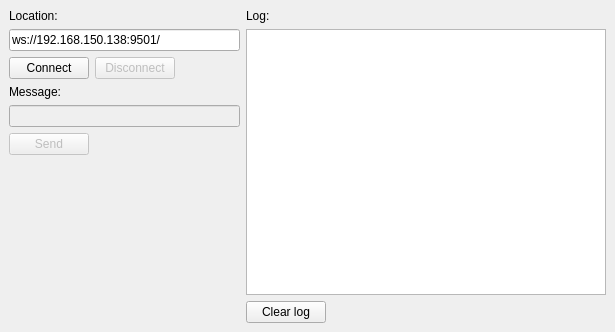
<?xml version="1.0" encoding="UTF-8"?>
<ui version="4.0">
 <class>MainWindow</class>
 <widget class="QMainWindow" name="MainWindow">
  <property name="geometry">
   <rect>
    <x>0</x>
    <y>0</y>
    <width>615</width>
    <height>332</height>
   </rect>
  </property>
  <property name="windowTitle">
   <string>Qwebsocket</string>
  </property>
  <widget class="QWidget" name="centralwidget">
   <layout class="QHBoxLayout" name="horizontalLayout_3">
    <item>
     <layout class="QVBoxLayout" name="verticalLayout">
      <item>
       <widget class="QLabel" name="label">
        <property name="text">
         <string>Location:</string>
        </property>
       </widget>
      </item>
      <item>
       <widget class="QLineEdit" name="location">
        <property name="text">
         <string>ws://192.168.150.138:9501/</string>
        </property>
       </widget>
      </item>
      <item>
       <layout class="QHBoxLayout" name="horizontalLayout">
        <property name="spacing">
         <number>6</number>
        </property>
        <property name="leftMargin">
         <number>0</number>
        </property>
        <item>
         <widget class="QPushButton" name="connectButton">
          <property name="text">
           <string>Connect</string>
          </property>
         </widget>
        </item>
        <item>
         <widget class="QPushButton" name="disconnectButton">
          <property name="enabled">
           <bool>false</bool>
          </property>
          <property name="text">
           <string>Disconnect</string>
          </property>
         </widget>
        </item>
        <item>
         <spacer name="horizontalSpacer">
          <property name="orientation">
           <enum>Qt::Horizontal</enum>
          </property>
          <property name="sizeHint" stdset="0">
           <size>
            <width>40</width>
            <height>20</height>
           </size>
          </property>
         </spacer>
        </item>
       </layout>
      </item>
      <item>
       <widget class="QLabel" name="label_2">
        <property name="text">
         <string>Message:</string>
        </property>
       </widget>
      </item>
      <item>
       <widget class="QLineEdit" name="message">
        <property name="enabled">
         <bool>false</bool>
        </property>
       </widget>
      </item>
      <item>
       <layout class="QHBoxLayout" name="horizontalLayout_4">
        <item>
         <widget class="QPushButton" name="sendButton">
          <property name="enabled">
           <bool>false</bool>
          </property>
          <property name="text">
           <string>Send</string>
          </property>
         </widget>
        </item>
        <item>
         <spacer name="horizontalSpacer_3">
          <property name="orientation">
           <enum>Qt::Horizontal</enum>
          </property>
          <property name="sizeHint" stdset="0">
           <size>
            <width>40</width>
            <height>20</height>
           </size>
          </property>
         </spacer>
        </item>
       </layout>
      </item>
      <item>
       <spacer name="verticalSpacer">
        <property name="orientation">
         <enum>Qt::Vertical</enum>
        </property>
        <property name="sizeHint" stdset="0">
         <size>
          <width>20</width>
          <height>40</height>
         </size>
        </property>
       </spacer>
      </item>
     </layout>
    </item>
    <item>
     <layout class="QVBoxLayout" name="verticalLayout_2">
      <item>
       <widget class="QLabel" name="label_3">
        <property name="text">
         <string>Log:</string>
        </property>
       </widget>
      </item>
      <item>
       <widget class="QTextEdit" name="log">
        <property name="minimumSize">
         <size>
          <width>360</width>
          <height>240</height>
         </size>
        </property>
        <property name="readOnly">
         <bool>true</bool>
        </property>
        <property name="html">
         <string>&lt;!DOCTYPE HTML PUBLIC &quot;-//W3C//DTD HTML 4.0//EN&quot; &quot;http://www.w3.org/TR/REC-html40/strict.dtd&quot;&gt;
&lt;html&gt;&lt;head&gt;&lt;meta name=&quot;qrichtext&quot; content=&quot;1&quot; /&gt;&lt;style type=&quot;text/css&quot;&gt;
p, li { white-space: pre-wrap; }
&lt;/style&gt;&lt;/head&gt;&lt;body style=&quot; font-family:'SimSun'; font-size:9pt; font-weight:400; font-style:normal;&quot;&gt;
&lt;p style=&quot;-qt-paragraph-type:empty; margin-top:0px; margin-bottom:0px; margin-left:0px; margin-right:0px; -qt-block-indent:0; text-indent:0px; font-family:'Lucida Grande'; font-size:13pt;&quot;&gt;&lt;br /&gt;&lt;/p&gt;&lt;/body&gt;&lt;/html&gt;</string>
        </property>
       </widget>
      </item>
      <item>
       <layout class="QHBoxLayout" name="horizontalLayout_2">
        <item>
         <widget class="QPushButton" name="clearButton">
          <property name="text">
           <string>Clear log</string>
          </property>
         </widget>
        </item>
        <item>
         <spacer name="horizontalSpacer_2">
          <property name="orientation">
           <enum>Qt::Horizontal</enum>
          </property>
          <property name="sizeHint" stdset="0">
           <size>
            <width>40</width>
            <height>20</height>
           </size>
          </property>
         </spacer>
        </item>
       </layout>
      </item>
     </layout>
    </item>
   </layout>
  </widget>
 </widget>
 <resources/>
 <connections/>
</ui>
